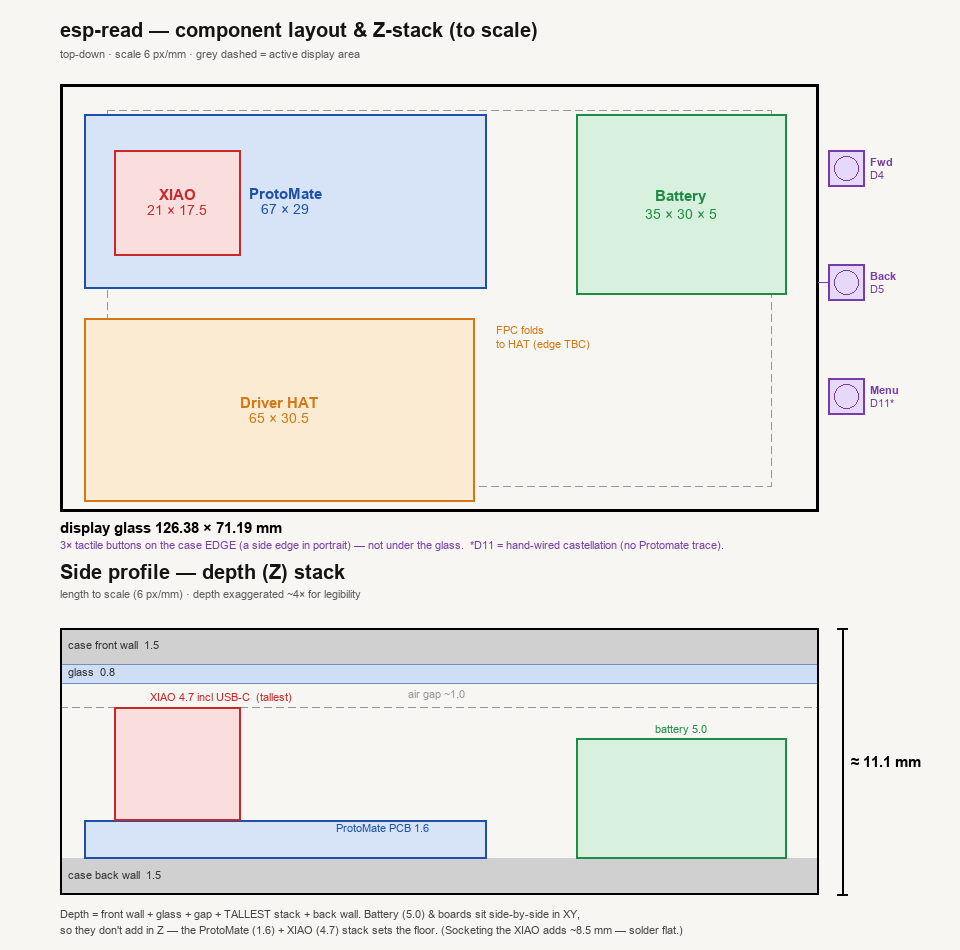
#> input picture enclosure/component-layout.png, 960 x 950 px
$ python -i dither.py   (imports and definitions only)
#> lines starting #> are read from the running program, lines starting #| are printed output that depends on the picture
#> further down, picture is the input picture: PIL image 960x950 RGB; mean R, G, B 231.7, 231.7, 228.2
"""1-bit conversion for grayscale/photographic content (covers, illustrations).

On a 1-bit panel with no anti-aliasing, *text* should be rendered straight into
the mono framebuffer — PIL/FreeType hints and snaps glyphs to the pixel grid, so
it stays crisp (never dither text). But continuous-tone images have no good 1-bit
representation without **halftoning**: simulating grey by the density of black
pixels. This module provides the three approaches worth having on e-ink.

    threshold  — hard cut at a level. Sharp, posterised; fine for line art /
                 already-bilevel art, loses all tone.
    ordered    — Bayer 8×8 ordered dither. Deterministic per pixel, so it stays
                 stable across partial refreshes (no shimmer when only part of
                 the screen updates) — usually the right default on e-ink.
    floyd      — Floyd–Steinberg error diffusion. Best tonal fidelity for a
                 static full-refresh image, but error diffusion can crawl
                 between frames, so prefer it for covers shown on a full refresh.

A ``gamma`` knob pre-corrects tone before dithering: e-ink reads darker than
sRGB midtones suggest, so gamma < 1 lightens mids and keeps shadow detail.
"""

from __future__ import annotations

from PIL import Image

# Normalised Bayer 8×8 matrix (values 0..63).
_BAYER8 = (
    (0, 32, 8, 40, 2, 34, 10, 42),
    (48, 16, 56, 24, 50, 18, 58, 26),
    (12, 44, 4, 36, 14, 46, 6, 38),
    (60, 28, 52, 20, 62, 30, 54, 22),
    (3, 35, 11, 43, 1, 33, 9, 41),
    (51, 19, 59, 27, 49, 17, 57, 25),
    (15, 47, 7, 39, 13, 45, 5, 37),
    (63, 31, 55, 23, 61, 29, 53, 21),
)

THRESHOLD = "threshold"
ORDERED = "ordered"
FLOYD = "floyd"


def to_1bit(img: Image.Image, method: str = ORDERED,
            threshold: int = 128, gamma: float = 1.0) -> Image.Image:
    """Convert any image to a 1-bit ("1" mode) image via the chosen method."""
#> called with method = 'ordered', threshold = 128, gamma = 1
    gray = img.convert("L")
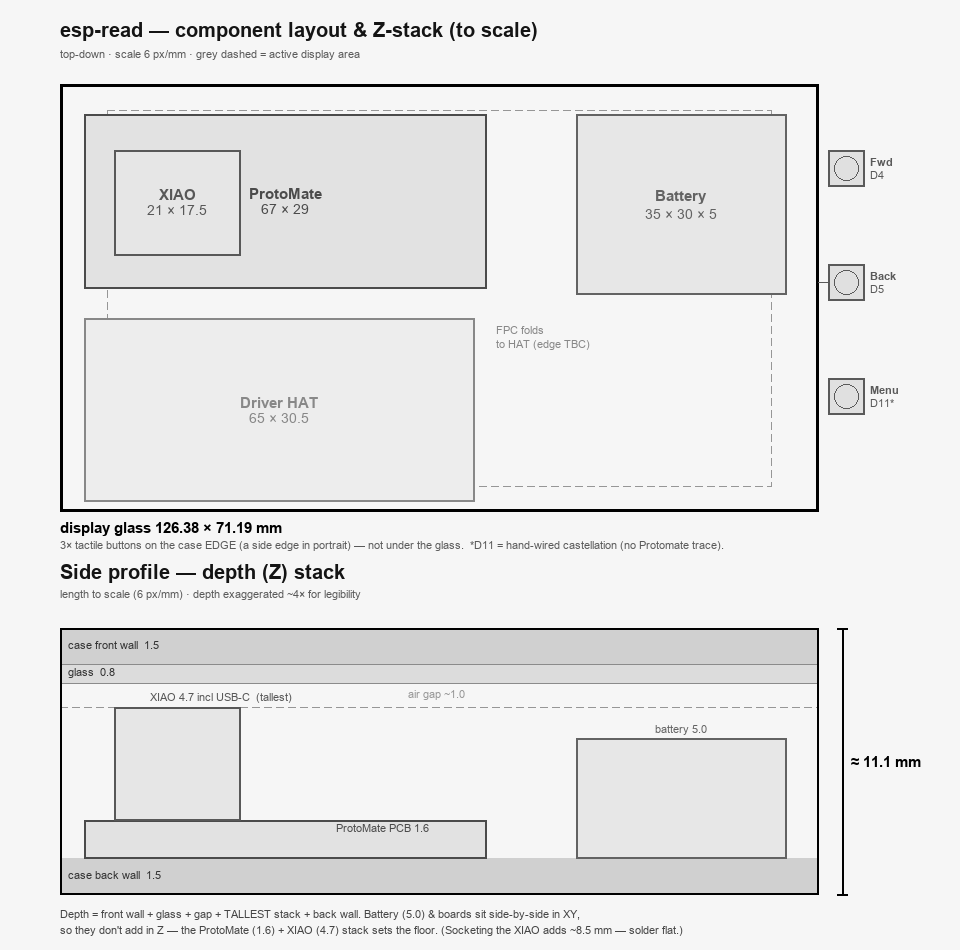
#> gray: PIL image 960x950 L; min 0, max 246, mean 231.4
    if gamma != 1.0:
        inv = 1.0 / gamma
        gray = gray.point(lambda v: int(round(255 * (v / 255) ** inv)))

    if method == THRESHOLD:
        return gray.point(lambda v: 255 if v >= threshold else 0).convert("1")
    if method == FLOYD:
        return gray.convert("1")          # PIL's built-in Floyd–Steinberg
    if method == ORDERED:
        return _ordered(gray)
    raise ValueError(f"unknown dither method: {method!r}")


def _ordered(gray: Image.Image) -> Image.Image:
    """Bayer 8×8 ordered dither without external deps."""
    w, h = gray.size
#> w = 960; h = 950
    src = gray.load()
    out = Image.new("1", (w, h))
#> out: PIL image 960x950 1; every value is 0
    dst = out.load()
    # Map matrix cell (0..63) to a 0..255 threshold centred on its bucket.
    thr = [[(_BAYER8[y][x] + 0.5) * 4 for x in range(8)] for y in range(8)]
    for y in range(h):
        row = thr[y & 7]
        for x in range(w):
            dst[x, y] = 255 if src[x, y] > row[x & 7] else 0
    return out


def paste(canvas, img: Image.Image, box, method: str = ORDERED,
          gamma: float = 1.0) -> None:
    """Dither ``img`` and paste it onto a Canvas at ``box`` (x, y[, w, h])."""
    if len(box) == 4:
        x, y, bw, bh = box
        img = img.convert("L")
        img.thumbnail((bw, bh))
    else:
        x, y = box
    canvas.image.paste(to_1bit(img, method=method, gamma=gamma), (x, y))

>>> from PIL import Image
>>> picture = Image.open('../../enclosure/component-layout.png')
>>> result = to_1bit(picture)
#> in to_1bit, `return _ordered(gray)`: returned value: PIL image 960x950 1; 89.8% white; black in thin lines or dots

$ run again, on enclosure/curved-back-concept.png
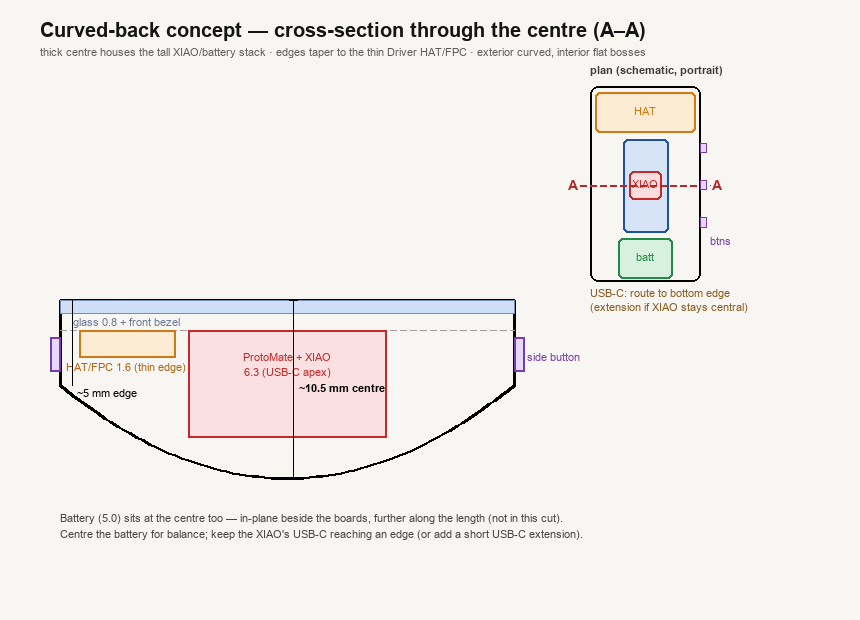
#> input picture enclosure/curved-back-concept.png, 860 x 620 px
#> picture is the input picture: PIL image 860x620 RGB; mean R, G, B 240.7, 238.1, 234.5
#> in to_1bit, `gray = img.convert("L")`:
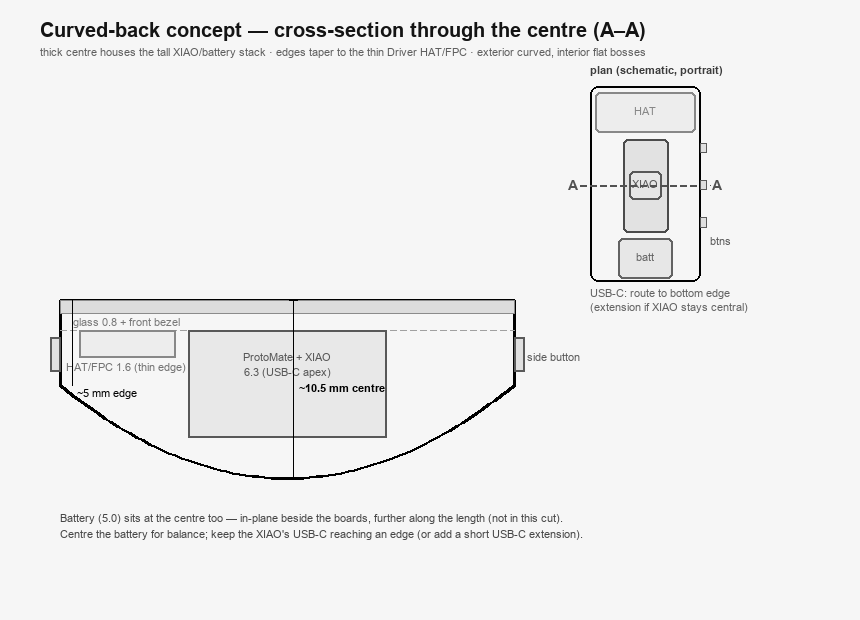
#> gray: PIL image 860x620 L; min 0, max 246, mean 238.6
#> out: PIL image 860x620 1; every value is 0
#> in to_1bit, `return _ordered(gray)`:
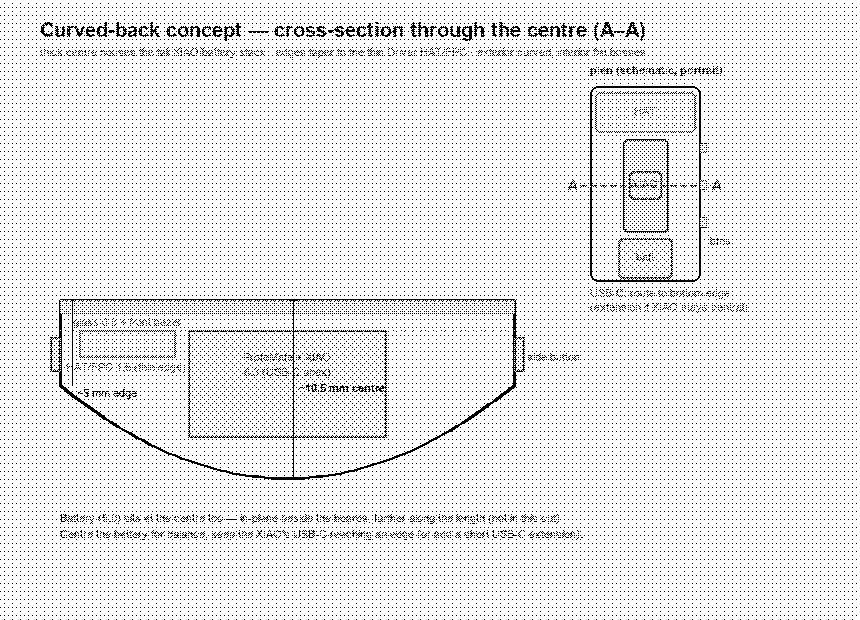
#> returned value: PIL image 860x620 1; 92.5% white; black in thin lines or dots

$ run again, on enclosure/option-b-layout.png
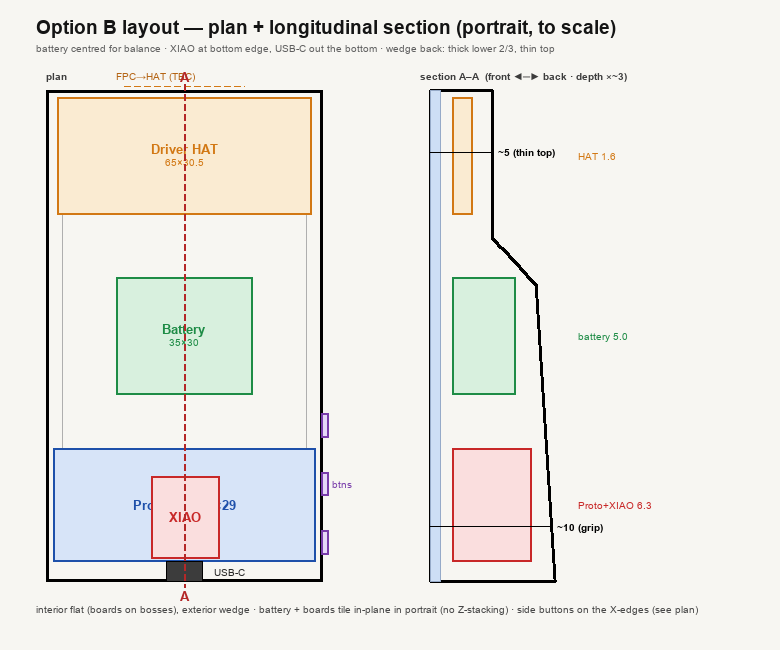
#> input picture enclosure/option-b-layout.png, 780 x 650 px
#> picture is the input picture: PIL image 780x650 RGB; mean R, G, B 235.6, 234.3, 229.7
#> in to_1bit, `gray = img.convert("L")`:
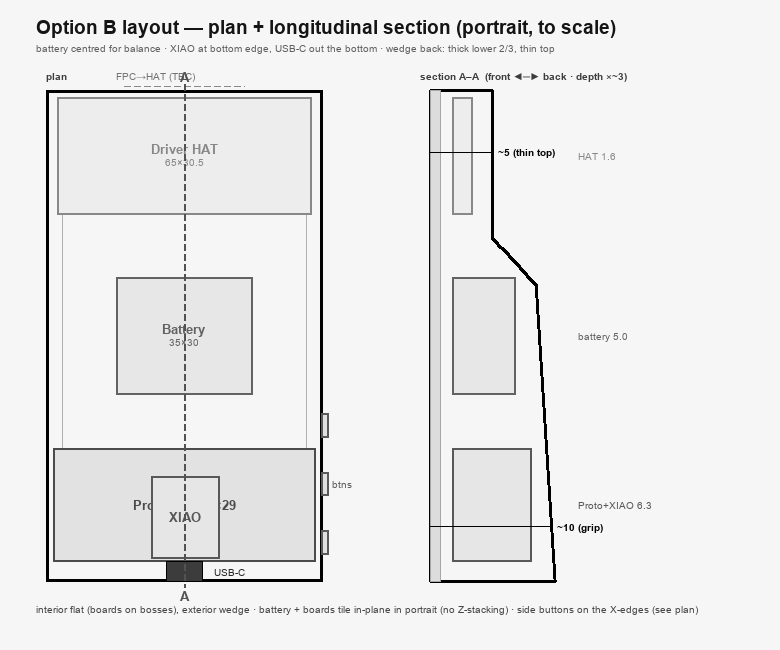
#> gray: PIL image 780x650 L; min 0, max 246, mean 234.3
#> out: PIL image 780x650 1; every value is 0
#> in to_1bit, `return _ordered(gray)`:
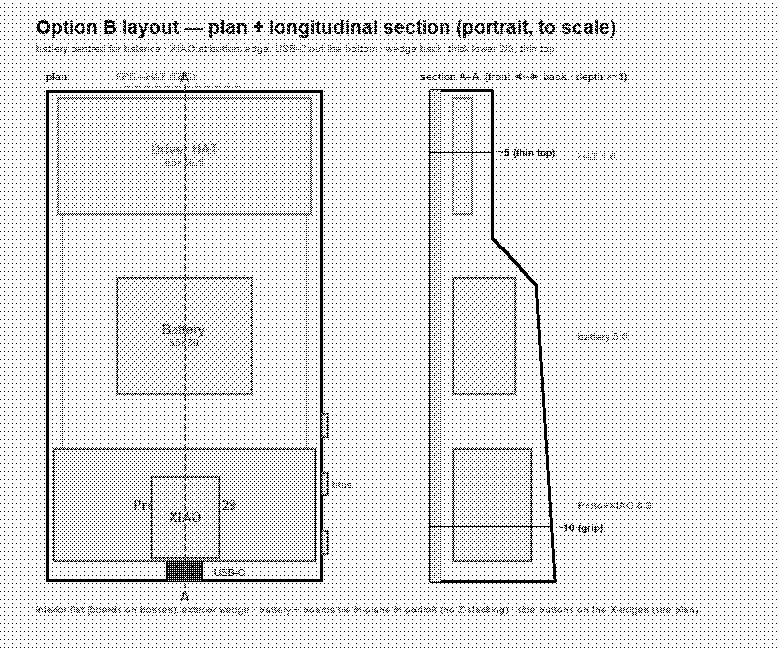
#> returned value: PIL image 780x650 1; 90.8% white; black in thin lines or dots
